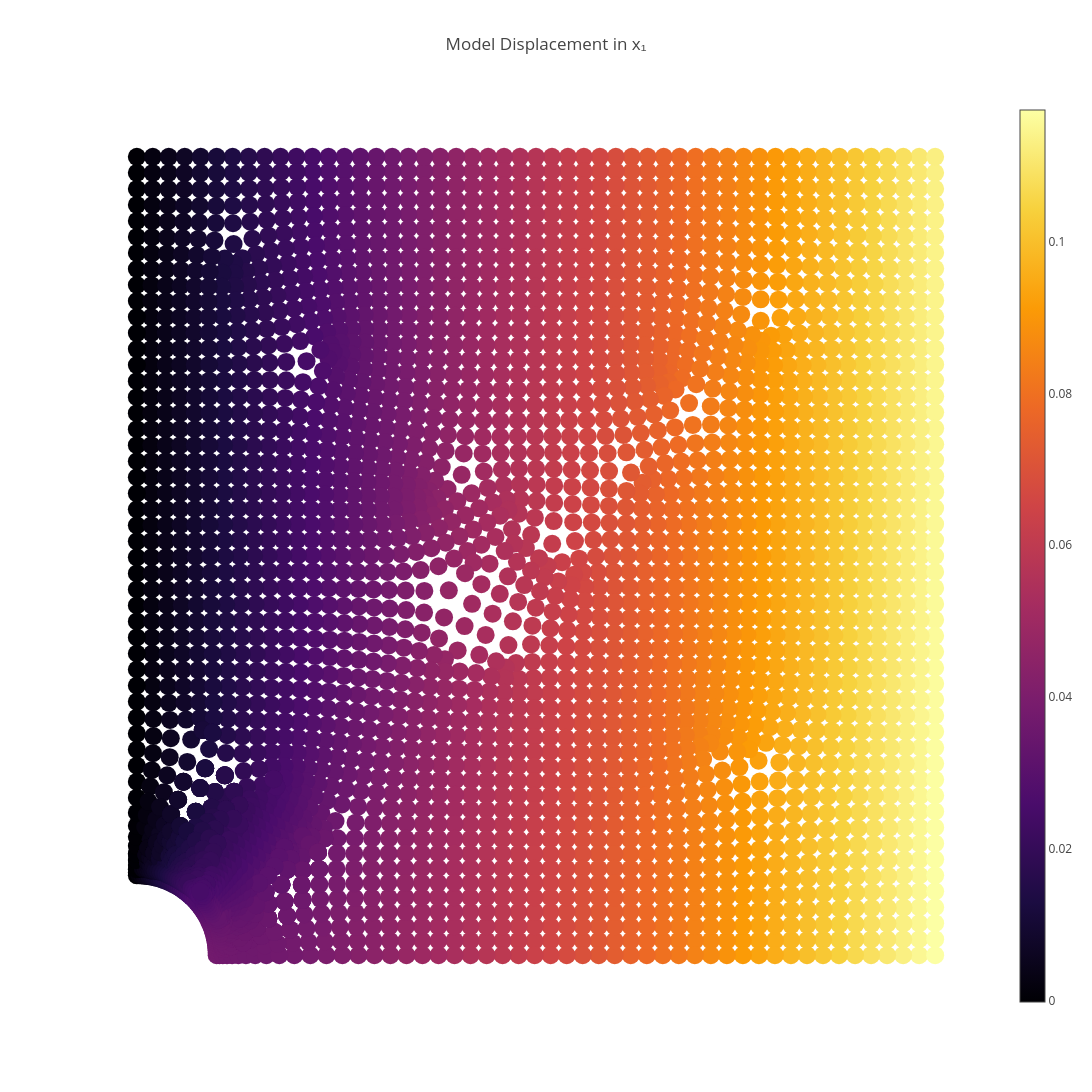
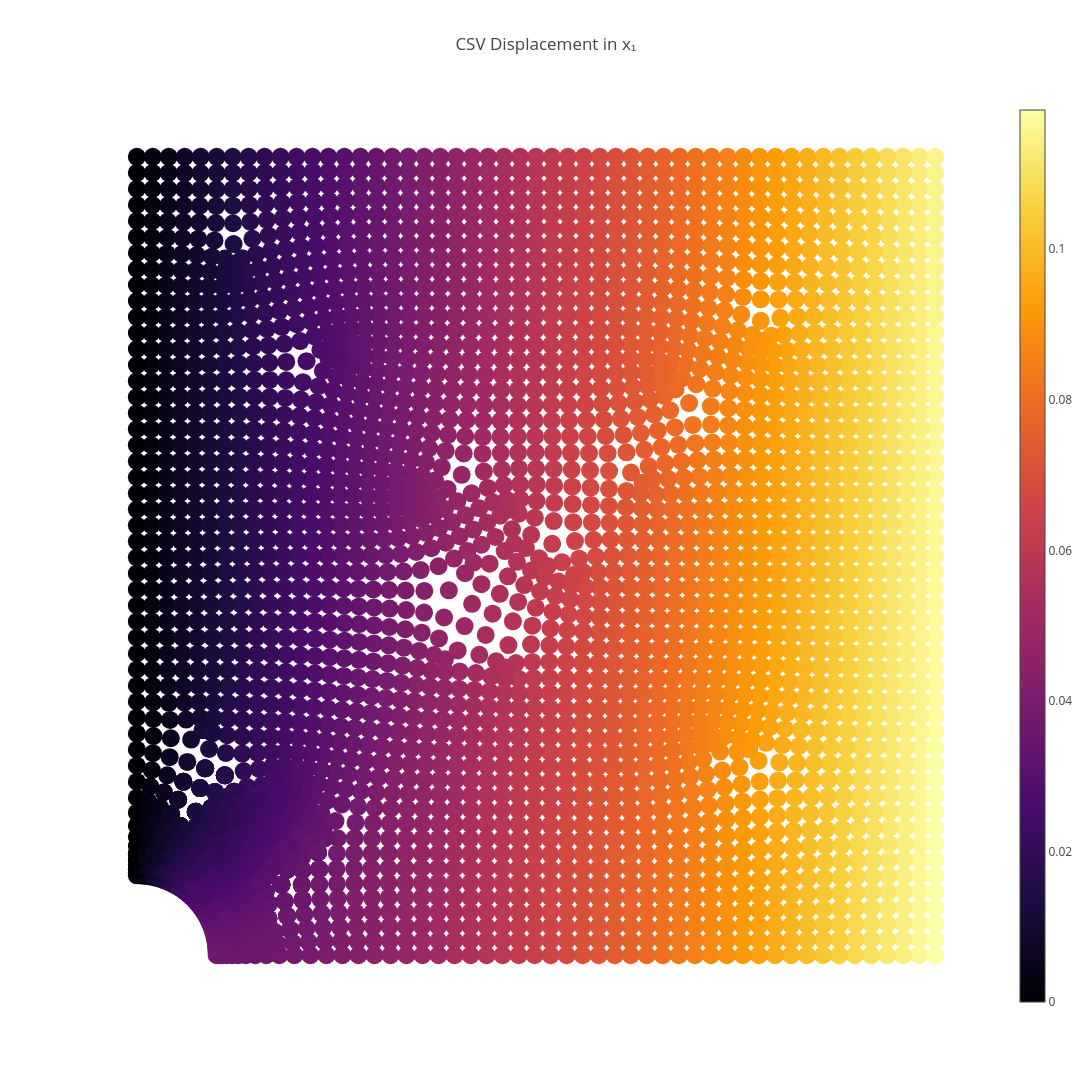
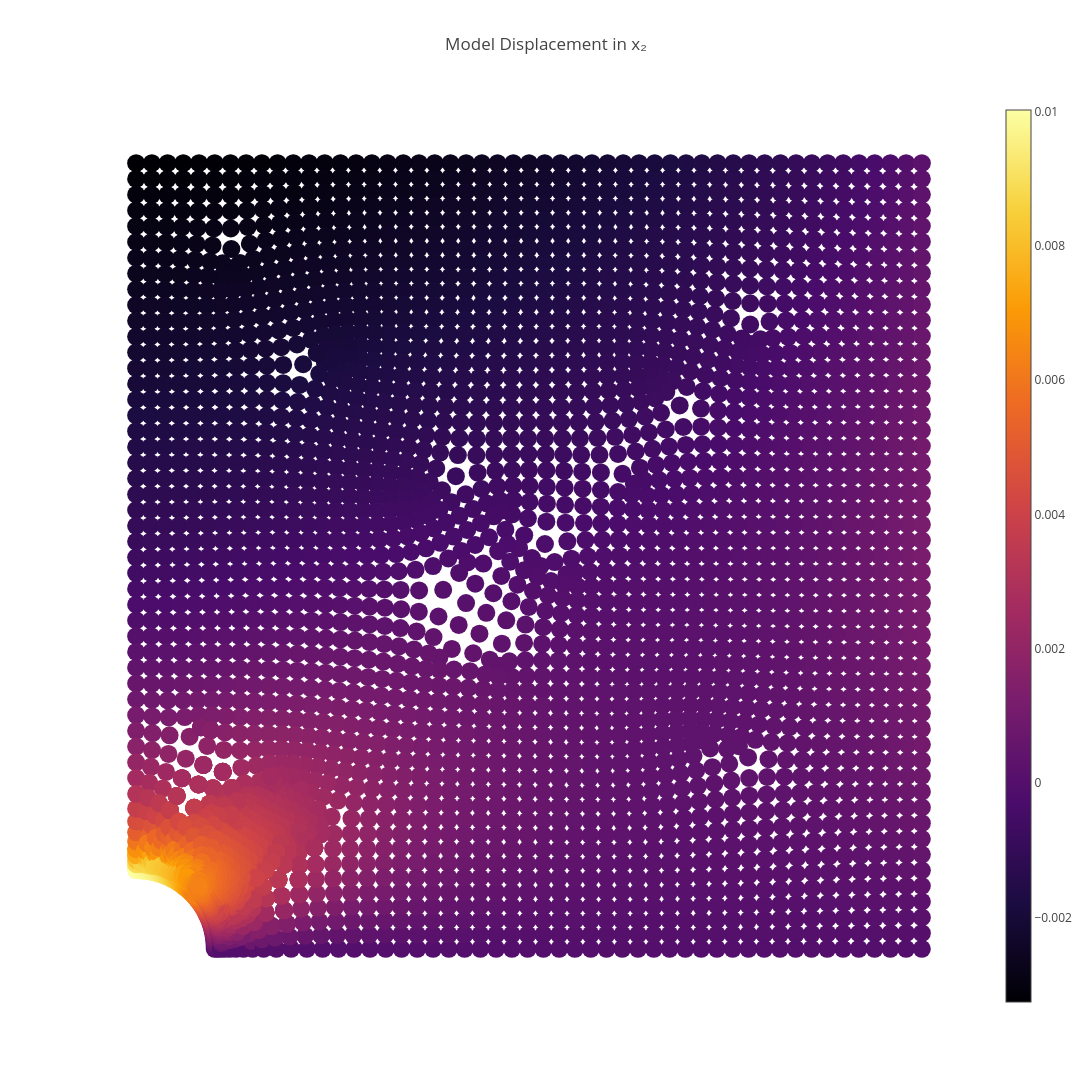
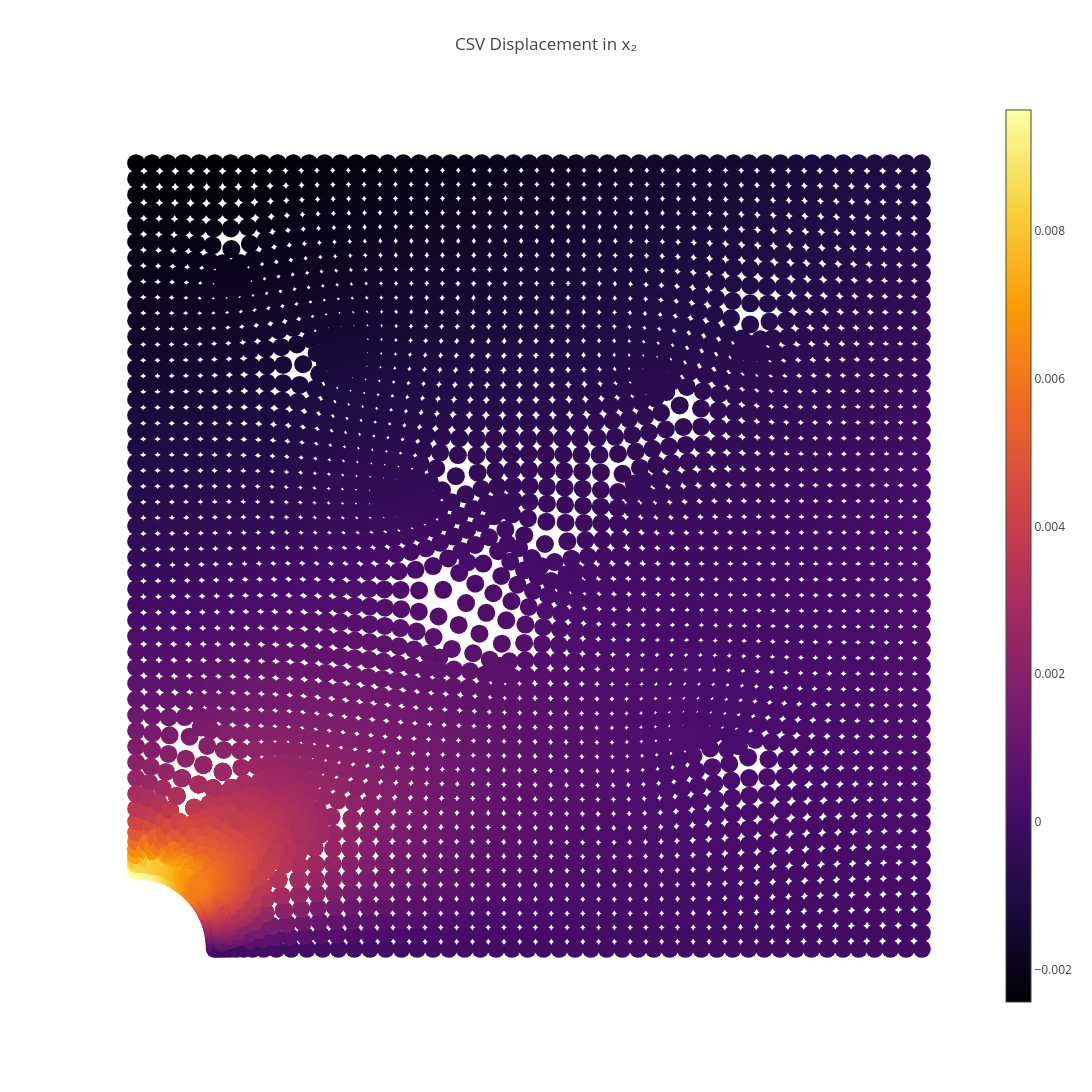

The notebook cell saved with these charts, in order:
### Code cell
# Load reference data
csv_data = np.loadtxt(file_path, delimiter=',', skiprows=1)
csv_x = csv_data[:, 0]
csv_y = csv_data[:, 1]
csv_val = np.vstack([csv_x, csv_y]).T
csv_sx = csv_data[:, 2]
csv_sy = csv_data[:, 3]
csv_sxy = csv_data[:, 4]
csv_disp_x = csv_data[:, 8]
csv_disp_y = csv_data[:, 9]
csv_piola1_x = csv_data[:, 10]
csv_piola1_y = csv_data[:, 11]
csv_piola1_xy = csv_data[:, 12]
csv_piola2_x = csv_data[:, 13]
csv_piola2_y = csv_data[:, 14]
csv_piola2_xy = csv_data[:, 15]

# Use CSV data as validation domain
csv_val = np.vstack([csv_x, csv_y]).T

# Compute model predictions on the validation domain (CSV points)
disp = model.predict(csv_val)

@torch.no_grad()
def make_plot(x, y, variable, title, cmap=sequential.Viridis, size=18.0):
    fig = go.Figure()
    
    # Create points along each boundary
    # Top boundary (y = L, x from 0 to L)
    top_x = np.linspace(0, L, 100)
    top_y = np.full_like(top_x, L)
    top = np.column_stack((top_x, top_y))
    
    # Bottom boundary (y = 0, x from R to L)
    bottom_x = np.linspace(R, L, 100)
    bottom_y = np.zeros_like(bottom_x)
    bottom = np.column_stack((bottom_x, bottom_y))
    
    # Left boundary (x = 0, y from R to L)
    left_y = np.linspace(R, L, 100)
    left_x = np.zeros_like(left_y)
    left = np.column_stack((left_x, left_y))
    
    # Right boundary (x = L, y from 0 to L)
    right_y = np.linspace(0, L, 100)
    right_x = np.full_like(right_y, L)
    right = np.column_stack((right_x, right_y))
    
    # Plot boundaries
    m = dict(color="black")
    fig.add_trace(go.Scatter(
        x=top[:, 0], y=top[:, 1],
        mode="lines",
        marker=m,
        hoverinfo='none'
    ))
    fig.add_trace(go.Scatter(
        x=bottom[:, 0], y=bottom[:, 1],
        mode="lines",
        marker=m,
        hoverinfo='none'
    ))
    fig.add_trace(go.Scatter(
        x=left[:, 0], y=left[:, 1],
        mode="lines",
        marker=m,
        hoverinfo='none'
    ))
    fig.add_trace(go.Scatter(
        x=right[:, 0], y=right[:, 1],
        mode="lines",
        marker=m,
        hoverinfo='none'
    ))

    # Plot variable values with custom hover text
    m = dict(
        color=variable,
        colorscale=cmap,
        size=size,
        colorbar=dict(thickness=25)
    )

    # Convert tensor to numpy if needed
    if isinstance(variable, torch.Tensor):
        variable = variable.cpu().numpy()

    # Create custom hover text
    hover_text = [f"x: {xi:.4f}<br>y: {yi:.4f}<br>Value: {val:.4f}"
                 for xi, yi, val in zip(x, y, variable)]

    fig.add_trace(go.Scatter(
        x=x,
        y=y,
        marker=m,
        mode="markers",
        hovertext=hover_text,
        hoverinfo="text"
    ))

    # Plot settings
    fig.layout.yaxis.scaleanchor = "x"
    fig.update_layout(
        template="none",
        width=1200,
        height=1200,
        title=title,
        showlegend=False,
        hovermode='closest'
    )
    fig.update_xaxes(visible=False)
    fig.update_yaxes(visible=False)
    fig.show()

# Plot displacements
make_plot(csv_x, csv_y, disp[:, 0], f"Model Displacement in x₁", cmap=sequential.Inferno)
make_plot(csv_x, csv_y, csv_disp_x, "CSV Displacement in x₁", cmap=sequential.Inferno)

make_plot(csv_x, csv_y, disp[:, 1], f"Model Displacement in x₂", cmap=sequential.Inferno)
make_plot(csv_x, csv_y, csv_disp_y, "CSV Displacement in x₂", cmap=sequential.Inferno)

# Compute Cauchy stress at given points
def compute_sigma(points):
    points_tensor = torch.tensor(points, dtype=DTYPE, device=device)
    points_tensor.requires_grad_(True)

    # Get displacement predictions
    displacement = model.net(points_tensor)

    # Compute Cauchy stress components
    sigma_xx, sigma_xy, sigma_yx, sigma_yy = sigma(points_tensor, displacement)

    # Squeeze to remove extra dimensions
    return (
        sigma_xx.detach().cpu().squeeze().numpy(),
        sigma_xy.detach().cpu().squeeze().numpy(),
        sigma_yx.detach().cpu().squeeze().numpy(),
        sigma_yy.detach().cpu().squeeze().numpy()
    )


# Compute at CSV points
sigma_xx, sigma_xy, sigma_yx, sigma_yy = compute_sigma(csv_val)

# Plot Cauchy stress components
make_plot(csv_x, csv_y, sigma_xx, "Model σ_x₁ (Cauchy stress)", cmap=sequential.Inferno)
make_plot(csv_x, csv_y, csv_sx, "CSV σ_x₁ (Cauchy stress)", cmap=sequential.Inferno)

make_plot(csv_x, csv_y, sigma_yy, "Model σ_x₂ (Cauchy stress)", cmap=sequential.Inferno)
make_plot(csv_x, csv_y, csv_sy, "CSV σ_x₂ (Cauchy stress)", cmap=sequential.Inferno)

make_plot(csv_x, csv_y, sigma_xy, "Model σ_x₁x₂ (Cauchy stress)", cmap=sequential.Inferno)
make_plot(csv_x, csv_y, csv_sxy, "CSV σ_x₁x₂ (Cauchy stress)", cmap=sequential.Inferno)
